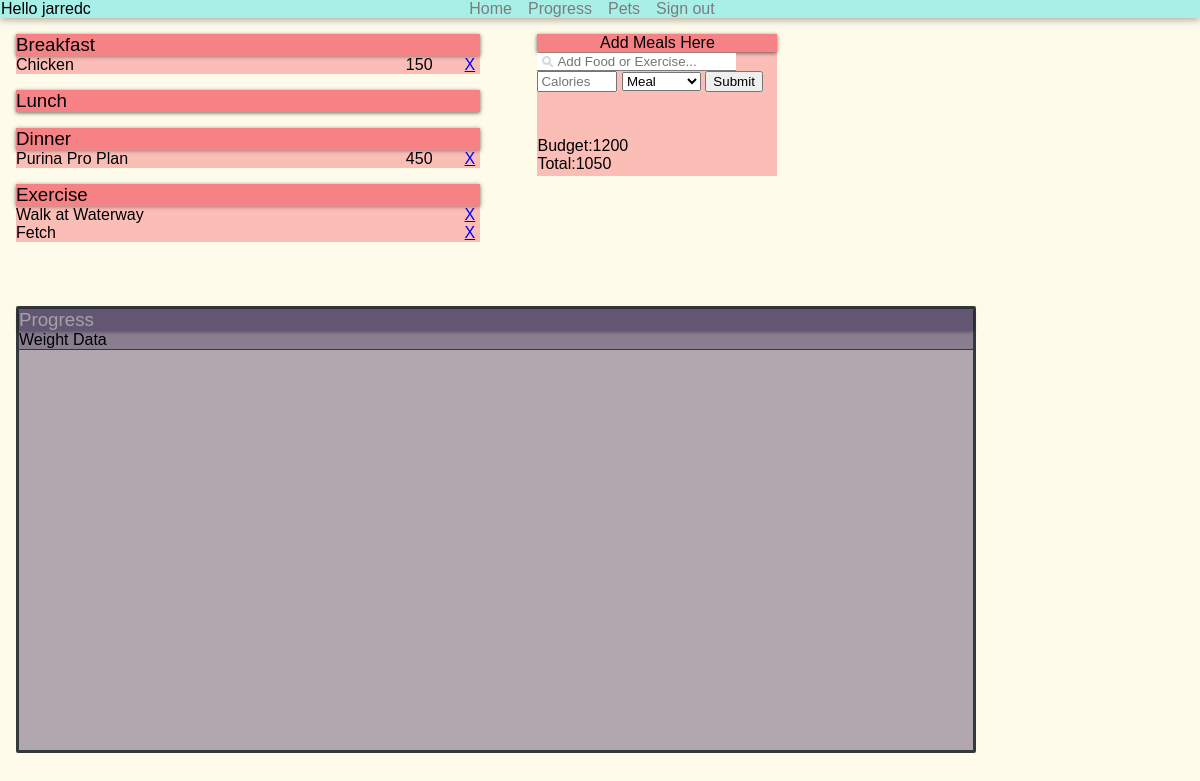
The page / (signed in) on the database its author committed.
### app.py (models this page shows, shortened)
class UserInfo(db.Model, UserMixin):
    id = db.Column(db.Integer, primary_key=True)
    username = db.Column(db.String(20), unique=True, nullable=False)
    password = db.Column(db.String, nullable=False)
    dogFoods = db.relationship('DogFood', backref='user_info', lazy=True)
    pets = db.relationship('Pets', backref='user_info', lazy=True)

class DogFood(db.Model):
    id = db.Column(db.Integer, primary_key=True )
    user_id = db.Column(db.Integer, db.ForeignKey('user_info.id'), nullable=False)
    brandName = db.Column(db.String(50), nullable=False)
    calories = db.Column(db.Integer, default=300, nullable=False)
    meal = db.Column(db.String(15), nullable=False)
    pet = db.Column(db.String(50), nullable=False, default="Thor")
    date_created = db.Column(db.DateTime, default=datetime.utcnow)

### app.py (the view)
@app.route("/", methods=['POST', 'GET'])
@login_required
def index():
    userId = current_user.id
    petName = "Thor"
    if request.method =='POST':
        food_content = request.form['content']
        meal_content = request.form['meal']
        kcals = request.form['calories']
        new_food = DogFood(brandName=food_content, meal=meal_content, calories=kcals, user_id=userId)
        if new_food.calories == '':
            new_food.calories = 0
        try:
            db.session.add(new_food)
            db.session.commit()
            return redirect("/")
        except:
            return "There was a problem adding your food."
    else:
        foods = DogFood.query.order_by(DogFood.date_created).all()
        return render_template('index.html', foods=foods, petName=petName)

### app.py (called while the page is built)
@login_manager.user_loader
def load_user(user_id):
    return UserInfo.query.get(int(user_id))

### templates/index.html (shortened to what this page needs)
{% extends 'base.html' %}
{% block body %}
    <div class="header">
        <div id="userName" class="userName"> Hello {{ current_user.username }} </div>
        <a href="#">
            <div class="head-btns">Home</div>
        </a>
        <a href="#progress">
            <div class="head-btns">Progress</div>
        </a>
        <a href="#">
            <div class="head-btns">Pets</div>
        </a>
        <a href="{{ url_for('logout') }}">
            <div class="head-btns">Sign out</div>
        </a>
    </div>
    <div class="meal-items">
        <div class="meal-entry">
            <div class="meal-title">
                <h3>Breakfast</h3>
            </div>
            {% for food in foods %}
                {% if food.meal == 'breakfast' and current_user.id == food.user_id %}
                    <div class="logged-item">
                        <div class="item-name">
                            {{ food.brandName }}
                        </div>
                        <div class="delete-btn">
                            <div class="cal-amount">
                                {{ food.calories }}
                            </div>
                            <a href="/delete/{{food.id}}"> X </a>
                        </div>
                    </div>
                {% endif %}
            {% endfor %}
        </div>
        <div class="meal-entry">
            <div class="meal-title">
                <h3>Lunch</h3>
            </div>
        </div>
        <div class="meal-entry">
            <div class="meal-title">
                <h3>Dinner</h3>
            </div>
            {% for food in foods %}
                {% if food.meal == 'dinner' %}
                    <div class="logged-item">
                        <div class="item-name">
                            {{ food.brandName }}
                        </div>
                        <div class="delete-btn">
                            <div class="cal-amount">
                                {{ food.calories }}
                            </div>
                            <a href="/delete/{{food.id}}"> X </a>
                        </div>
                    </div>
                {% endif %}
            {% endfor %}
            </div>
        <div class="meal-entry">
            <div class="meal-title">
                <h3>Exercise</h3>
            </div>
            </div>
            {% for food in foods %}
                {% if food.meal == 'exercise' %}
                    <div class="logged-item">
                        <div class="item-name">
                            {{ food.brandName }}
                        </div>
                        <div class="delete-btn">
                            <a href="/delete/{{food.id}}"> X </a>
                        </div>
                    </div>
                {% endif %}
            {% endfor %}
            </div>
    <div class="calorie-window-container">
        <div class="calorie-window">
            <div class="head">
                Add Meals Here
            </div>
            <div class="food-input">
                <form action="/" method="POST">
                    <input type="text" class="food-search" placeholder="Add Food or Exercise..." id="content" name="content">
                    <input type="text" class="cals" placeholder="Calories" id="calories" name="calories">
                    <select name="meal" id="meal">
                        <option disabled selected value="">Meal</option>
                    </select>
                    <input type="submit" value="Submit">
                </form>
            </div>
            <div class="cal-totals">
                <div class="budget">
                    <div>Budget:</div>
                    <div class="cal-amount">1200</div>
                </div>
                <div class="total">
                    <div>Total:</div>
                    <div class="cal-amount">{{ foods|sum(attribute='calories') }}</div>
                </div>
            </div>
        </div>
    </div>
    <div class="progress" id="progress">
        <h3>Progress</h3>
        <div class="chart">Weight Data</div>
        <div id="tester" style="width:600px;height:400px;"></div>
    </div>
{% endblock %}

### static/css/main.css (style rules this page uses)
body { margin: 0; }
*, *::before, *::after { box-sizing: border-box; }
:root { --light-gray: rgb(164,164,164); --med-gray: rgb(124,124,124); --dark-gray: rgb(52,57,61); --entry-color: rgba(247,130,133,1); --item-color: rgba(247,130,133,.5); --progress-title: rgba(99,86,114,1); --progress-content: rgba(99,86,114,.5); }
html { scroll-behavior: smooth; }
body { font-family: 'Gill Sans', 'Gill Sans MT', Calibri, 'Trebuchet MS', sans-serif; background-color: rgb(255,251,234); }
.header { display: flex; justify-content: center; position: sticky; top: 0; font-size: 1rem; box-shadow: 0 1px 8px 0 rgba(0, 0, 0, .4); background-color: rgba(167,239,231,1); z-index: 10; }
.header a { padding-right: 1em; text-decoration: none; }
.head-btns { color: var(--med-gray); }
.userName { position: absolute; left: 1px; z-index: 11; }
.meal-items { display: inline-block; padding-left: 1rem; min-width: 40%; margin-right: 5px; }
.meal-entry { width: 100%; margin-top: 1rem; border-radius: 2px; }
.meal-title { background-color: var(--entry-color); box-shadow: 0 1px 4px 0 rgba(0, 0, 0, .6); max-height: 2rem; display: flex; }
h3 { font-weight: normal; margin: 0; }
.logged-item { display: flex; background-color: var(--item-color); }
.cal-amount { margin-right: 2em; }
.delete-btn { display: flex; margin-left: auto; margin-right: .3em; }
.calorie-window-container { display: inline-block; vertical-align: top; margin-top: 1rem; margin-left: 3rem; width: 20%; background-color: var(--item-color); min-height: 7rem; position: relative; }
.calorie-window .head { background-color: var(--entry-color); box-shadow: 0 1px 4px 0 rgba(0, 0, 0, .6); display: flex; justify-content: center; text-align: center; }
.food-input { margin-left: auto; padding-right: .2em; }
.food-search { border: none; border-bottom: 1px solid var(--med-gray); background-image: url('../img/search.png'); background-position: 5px 3px; background-repeat: no-repeat; padding-left: 20px; max-width: 100%; }
.cals { max-width: 5rem; }
.cal-totals { position: relative; bottom: .2rem; padding-top: 3rem; }
.total, .budget { display: flex; }
.progress { margin-left: 1rem; margin-top: 4rem; width: 80%; min-height: 25rem; position: relative; border-style: solid; border-color: var(--dark-gray); border-radius: 2px; margin-bottom: 10px; background-color: var(--progress-content) }
.progress > h3 { color: var(--light-gray); background-color: var(--progress-title); box-shadow: 0 1px 4px 0 rgba(0, 0, 0, .6); }
.chart { border-bottom: 1px solid var(--dark-gray); background-color: var(--progress-content); }

### static/css/style-login.css (style rules this page uses)
body { margin: 0; }
*, *::before, *::after { box-sizing: border-box; }
body { font-family: 'Gill Sans', 'Gill Sans MT', Calibri, 'Trebuchet MS', sans-serif; background-color: rgb(255,251,234); }
a { justify-items: center; }

### rows shown on the page
UserInfo: username "jarredc"
DogFood: brandName "Chicken", calories "150"
DogFood: brandName "Purina Pro Plan", calories "450"
DogFood: brandName "Walk at Waterway"
DogFood: brandName "Fetch"

### other values the page prints
{{ foods|sum(attribute='calories') }} "1050"
